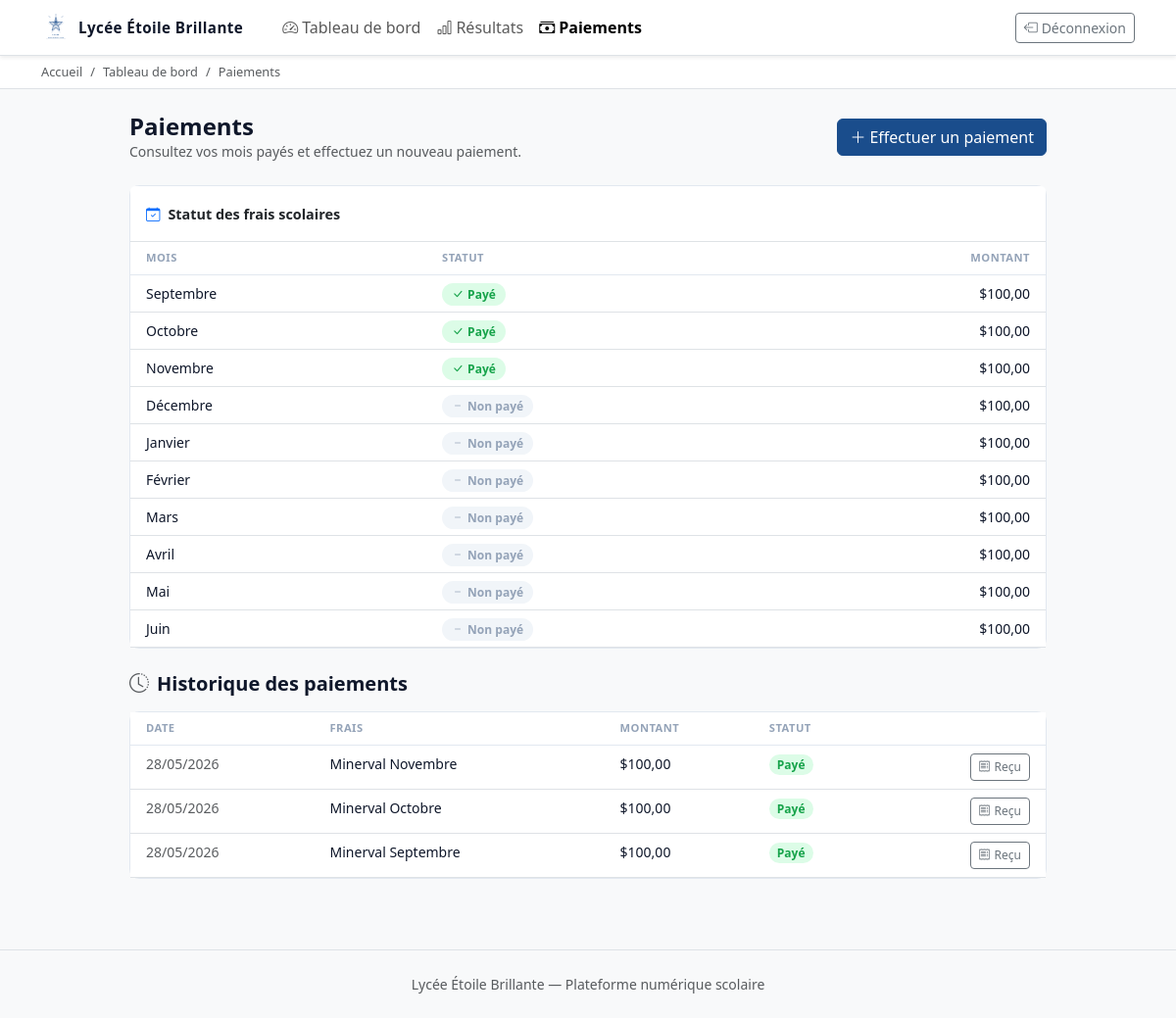
Page /paiements/ (signed in) on the earlier database version.
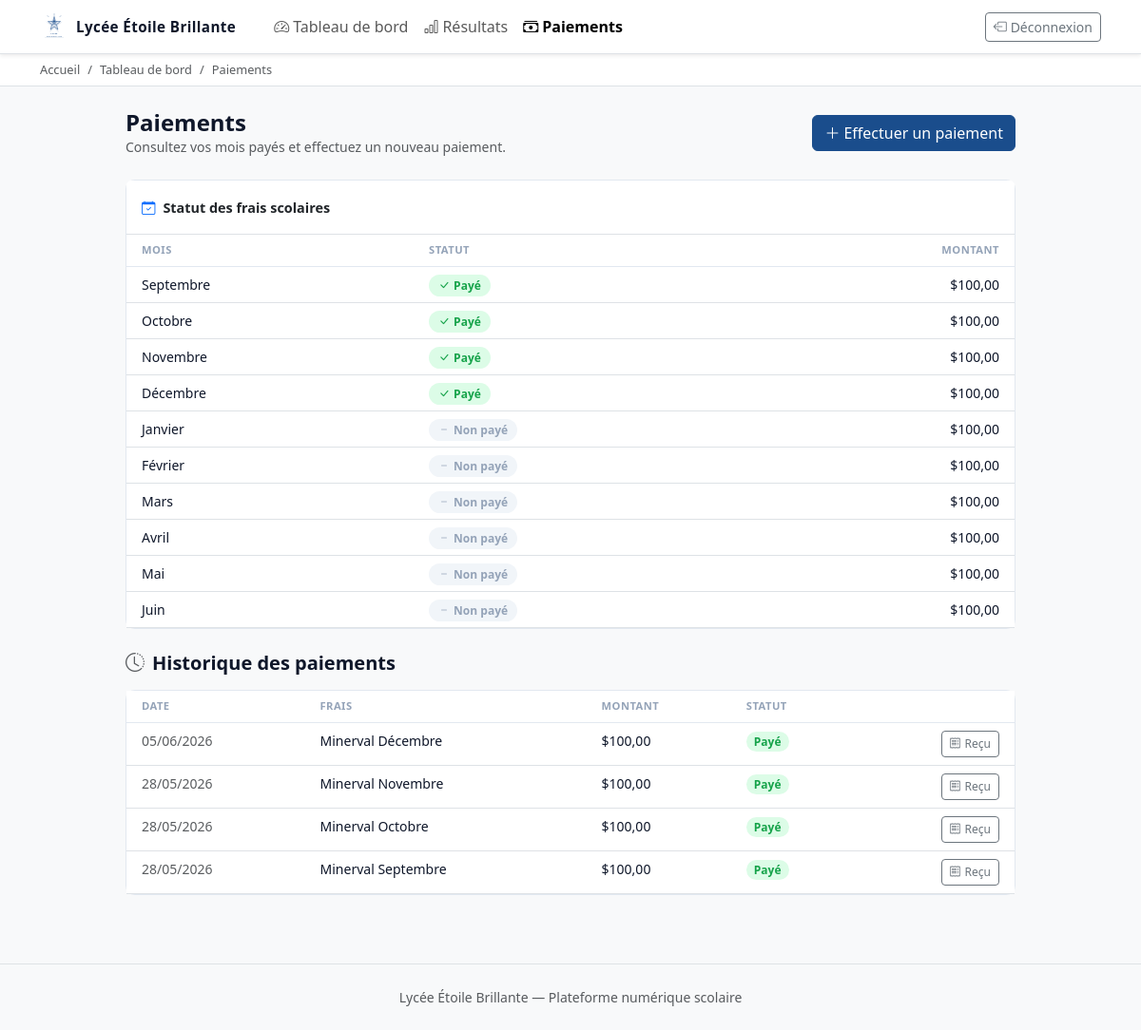
Same page on the later database version.
### payments/models.py (models this page shows, shortened)
class FraisScolaire(models.Model):
    TYPE_CHOICES = [
        ("minerval", "Minerval"),
        ("autre", "Autre"),
    ]
    MOIS_CHOICES = [
        ("septembre", "Septembre"),
        ("octobre", "Octobre"),
        ("novembre", "Novembre"),
        ("decembre", "Décembre"),
        ("janvier", "Janvier"),
        ("fevrier", "Février"),
        ("mars", "Mars"),
        ("avril", "Avril"),
        ("mai", "Mai"),
        ("juin", "Juin"),
    ]
    type_frais = models.CharField(max_length=20, choices=TYPE_CHOICES, default="minerval")
    mois = models.CharField(max_length=15, choices=MOIS_CHOICES)
    montant = models.DecimalField(max_digits=10, decimal_places=2)
    class Meta:
        verbose_name = "frais scolaire"
        verbose_name_plural = "frais scolaires"
        unique_together = ("type_frais", "mois")
    def __str__(self):
        return f"{self.get_type_frais_display()} {self.get_mois_display()}"

class Paiement(models.Model):
    MODE_CHOICES = [
        ("orange", "Orange Money"),
        ("airtel", "Airtel Money"),
        ("mpesa", "M-Pesa"),
    ]
    STATUT_CHOICES = [
        ("en_attente", "En attente"),
        ("paye", "Payé"),
        ("echec", "Échec"),
    ]
    eleve = models.ForeignKey(Eleve, on_delete=models.CASCADE, related_name="paiements")
    frais = models.ForeignKey(FraisScolaire, null=True, blank=True, on_delete=models.PROTECT, related_name="paiements")
    moyen_paiement = models.CharField(max_length=20, choices=MODE_CHOICES, null=True, blank=True)
    montant = models.DecimalField(max_digits=10, decimal_places=2, editable=False, null=True, blank=True)
    description = models.CharField(max_length=255, blank=True)
    statut = models.CharField(max_length=20, choices=STATUT_CHOICES, default="paye")
    date_paiement = models.DateTimeField(auto_now_add=True)
    numero_transaction = models.CharField(max_length=100, unique=True, blank=True)
    class Meta:
        verbose_name = "paiement"
        verbose_name_plural = "paiements"
        ordering = ["-date_paiement"]
        unique_together = ("eleve", "frais")

### payments/views.py (the view)
# urls.py: path("", views.liste_paiements, name="liste"),
@login_required(login_url="accounts:signin")
def liste_paiements(request):
    eleve = get_eleve_for_user(request.user)
    if eleve is None:
        return render_no_eleve_profile(request)
    frais_list = _ordered_frais(FraisScolaire.objects.filter(type_frais="minerval"))
    paiements = Paiement.objects.filter(eleve=eleve, statut="paye").select_related("frais")
    paye_frais_ids = {paiement.frais_id for paiement in paiements}
    mois_status = []
    for frais in frais_list:
        mois_status.append(
            {
                "frais": frais,
                "statut": "Payé" if frais.id in paye_frais_ids else "Non payé",
            }
        )
    prochain_frais = next((f for f in frais_list if f.id not in paye_frais_ids), None)
    return render(
        request,
        "payments/paiements.html",
        {
            "eleve": eleve,
            "paiements": paiements,
            "mois_status": mois_status,
            "prochain_frais": prochain_frais,
        },
    )

### accounts/utils.py (called while the page is built)
def get_eleve_for_user(user):
    try:
        return Eleve.objects.select_related("classe", "user").get(user=user)
    except Eleve.DoesNotExist:
        return None

### payments/views.py (called while the page is built)
def _ordered_frais(queryset):
    return sorted(queryset, key=lambda frais: MONTH_ORDER.index(frais.mois))

### templates/payments/paiements.html (shortened to what the changed rows need)
{% extends 'base.html' %}
{% block content %}
<div class="d-flex justify-content-between align-items-center mb-4 flex-wrap gap-2">
    <div>
        <h1 class="h4 fw-bold mb-0" style="color:#0f172a;">Paiements</h1>
    </div>
</div>
<div class="card mb-4" style="border-radius:10px;border-color:#e2e8f0;">
    <div class="card-body p-0">
        {% if mois_status %}
        <div class="table-responsive">
            <table class="table mb-0" style="font-size:.875rem;">
                <thead style="background:#f8fafc;">
                    <tr>
                        <th class="ps-3" style="font-size:.7rem;color:#94a3b8;text-transform:uppercase;letter-spacing:.04em;font-weight:600;border-bottom:1px solid #e2e8f0;">Mois</th>
                        <th style="font-size:.7rem;color:#94a3b8;text-transform:uppercase;letter-spacing:.04em;font-weight:600;border-bottom:1px solid #e2e8f0;">Statut</th>
                        <th class="pe-3 text-end" style="font-size:.7rem;color:#94a3b8;text-transform:uppercase;letter-spacing:.04em;font-weight:600;border-bottom:1px solid #e2e8f0;">Montant</th>
                    </tr>
                </thead>
                <tbody>
                    {% for item in mois_status %}
                    <tr>
                        <td class="ps-3 fw-medium" style="color:#0f172a;">{{ item.frais.get_mois_display }}</td>
                        <td>
                            {% if item.statut == "Payé" %}
                            <span style="background:#dcfce7;color:#16a34a;font-size:.75rem;font-weight:600;padding:3px 10px;border-radius:12px;"><i class="bi bi-check-lg me-1"></i>Payé</span>
                            {% else %}
                            <span style="background:#f1f5f9;color:#94a3b8;font-size:.75rem;font-weight:600;padding:3px 10px;border-radius:12px;"><i class="bi bi-dash me-1"></i>Non payé</span>
                            {% endif %}
                        </td>
                        <td class="pe-3 text-end fw-medium" style="color:#0f172a;">${{ item.frais.montant|floatformat:2 }}</td>
                    </tr>
                    {% endfor %}
                </tbody>
            </table>
        </div>
        {% else %}
        <div class="text-center py-4 text-muted small">
            <i class="bi bi-calendar d-block mb-1" style="font-size:1.5rem;opacity:.4;"></i>
            Aucun frais scolaire configuré.
        </div>
        {% endif %}
    </div>
</div>
<h2 class="h5 fw-bold mb-3" style="color:#0f172a;"><i class="bi bi-clock-history me-2 text-muted"></i>Historique des paiements</h2>
{% if paiements %}
<div class="card" style="border-radius:10px;border-color:#e2e8f0;">
    <div class="card-body p-0">
        <div class="table-responsive">
            <table class="table mb-0" style="font-size:.875rem;">
                <thead style="background:#f8fafc;">
                    <tr>
                        <th class="ps-3" style="font-size:.7rem;color:#94a3b8;text-transform:uppercase;letter-spacing:.04em;font-weight:600;border-bottom:1px solid #e2e8f0;">Date</th>
                        <th style="font-size:.7rem;color:#94a3b8;text-transform:uppercase;letter-spacing:.04em;font-weight:600;border-bottom:1px solid #e2e8f0;">Frais</th>
                        <th style="font-size:.7rem;color:#94a3b8;text-transform:uppercase;letter-spacing:.04em;font-weight:600;border-bottom:1px solid #e2e8f0;">Montant</th>
                        <th style="font-size:.7rem;color:#94a3b8;text-transform:uppercase;letter-spacing:.04em;font-weight:600;border-bottom:1px solid #e2e8f0;">Statut</th>
                        <th class="pe-3 text-end" style="font-size:.7rem;color:#94a3b8;text-transform:uppercase;letter-spacing:.04em;font-weight:600;border-bottom:1px solid #e2e8f0;"></th>
                    </tr>
                </thead>
                <tbody>
                    {% for paiement in paiements %}
                    <tr>
                        <td class="ps-3 text-muted">{{ paiement.date_paiement|date:"d/m/Y" }}</td>
                        <td style="color:#0f172a;">{{ paiement.frais }}</td>
                        <td class="fw-medium" style="color:#0f172a;">${{ paiement.montant|floatformat:2 }}</td>
                        <td>
                            <span style="background:#dcfce7;color:#16a34a;font-size:.75rem;font-weight:600;padding:2px 8px;border-radius:12px;">{{ paiement.get_statut_display }}</span>
                        </td>
                        <td class="pe-3 text-end">
                            <a href="{% url 'payments:recu' paiement.pk %}" class="btn btn-sm btn-outline-secondary" style="font-size:.75rem;">
                                <i class="bi bi-receipt me-1"></i>Reçu
                            </a>
                        </td>
                    </tr>
                    {% endfor %}
                </tbody>
            </table>
        </div>
    </div>
</div>
{% else %}
<div class="text-center py-5 text-muted">
    <i class="bi bi-inbox d-block mb-2" style="font-size:2rem;opacity:.3;"></i>
    <p class="small mb-0">Aucun paiement enregistré.</p>
</div>
{% endif %}
{% endblock %}

Differences in the rows shown:
computed for FraisScolaire "Décembre": text "Non payé" → "Payé"
added Paiement: date_paiement "05/06/2026", frais "Minerval Décembre", montant "100,00", statut "Payé"
